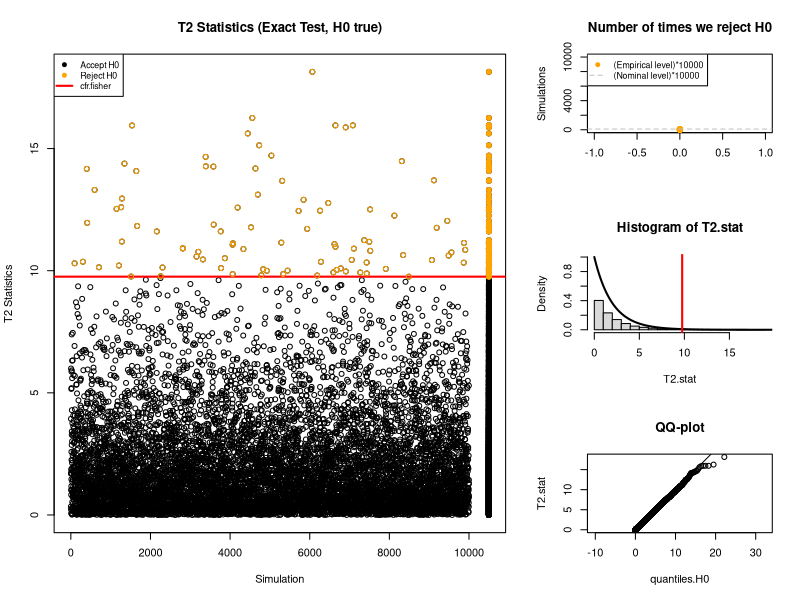
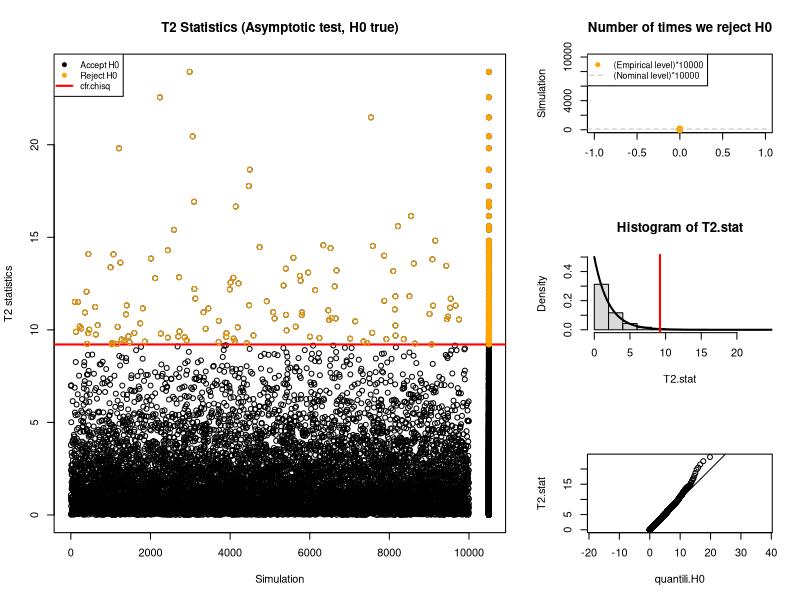
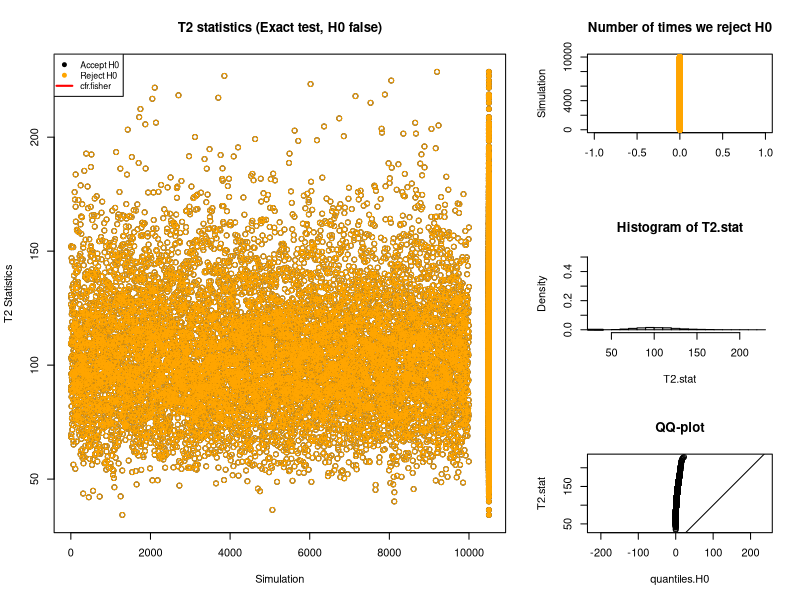

Write R code to recreate these figures, in order.
#_______________________________________________________________________________
### Further material
### Simulation to compute the actual level and the power of the T2 test

library(mvtnorm)

### 1) Exact test (T2) & H0 TRUE
#-----------------------------------------
mu0 <- c(1,0)
alpha <- 0.01

mu <- c(1,0)
sig <- matrix(c(1,1,1,2),nrow=2)
n=100
p=2

T2.stat <- NULL
# We generate 10000 samples under H0 and
# count how many times we reject H0 (true)
# [this is an estimate of the actual level]
for(i in 1:10000)
{
  x <- rmvnorm(n, mean=mu, sigma=sig)
  x.mean   <- colMeans(x)
  x.cov    <- cov(x)
  x.invcov <- solve(x.cov)
  x.T2       <- n * (x.mean-mu0) %*% x.invcov %*% (x.mean-mu0) 
  T2.stat <- c(T2.stat, x.T2)
}
# The vector T2.stat collects 10000 independent realizations
# of the T2 statistics, computed under H0
# => we know its distribution!

x11()
layout(cbind(c(1,1,1),c(2,3,4)), widths=c(2,1), heights=c(1,1))
plot(T2.stat, xlab='Simulation', ylab='T2 Statistics',xlim=c(0,10500))
abline(h = ((n-1)*p/(n-p))*qf(1-alpha,p,n-p), col='red', lwd=2)  # criterion to rejecto H0
points(which(T2.stat>((n-1)*p/(n-p))*qf(1-alpha,p,n-p)),T2.stat[which(T2.stat>((n-1)*p/(n-p))*qf(1-alpha,p,n-p))], col='orange')
points(rep(10500,10000),T2.stat, xlab='Simulations', ylab='T2 statistics',pch=19)
points(rep(10500, length(which(T2.stat>((n-1)*p/(n-p))*qf(1-alpha,p,n-p)))),T2.stat[which(T2.stat>((n-1)*p/(n-p))*qf(1-alpha,p,n-p))], pch=19, col='orange')
title(main='T2 Statistics (Exact Test, H0 true)')
legend('topleft',c('Accept H0', 'Reject H0', 'cfr.fisher'), col=c('black','orange','red'),pch=c(19,19,-1),lty=c(-1,-1,1),lwd=c(1,1,2),cex=.8)

plot(0,0, ylab='Simulations', xlab='',ylim=c(0,10000),main='Number of times we reject H0')
count=0
for(i in 1:10000)
{
  if(T2.stat[i]>((n-1)*p/(n-p))*qf(1-alpha,p,n-p))
  {
    count=count+1
    points(0,count,col='orange',pch=19)
  }
}
abline(h=10000*alpha,lty=2,col='grey')
legend('topleft', c('(Empirical level)*10000', '(Nominal level)*10000'), col=c('orange','grey'), lty=c(-1,2),pch=c(19,-1),cex=.8)

# we compute the proportion of times on the total number
# of simulations in which I reject H0:
# this is an empirical estimate of the level of the test
# (recall: H0 is true!)
sum(T2.stat > ((n-1)*p/(n-p))*qf(1-alpha,p,n-p))/10000

# we test the distribution of T2 under H0:
# (it should be proportional to a Fisher)
hist(T2.stat, prob=TRUE,col='grey85',ylim=c(0,1),xlab='T2.stat',ylab='Density',main='Histogram of T2.stat')
xx <- seq(0,40,by=0.05)
lines(xx,df(xx*(n-p)/((n-1)*p),p,n-p),type="l",lwd=2)
abline(v = ((n-1)*p/(n-p))*qf(1-alpha,p,n-p), col='red', lwd=2)

quantiles.H0 <- ((n-1)*p/(n-p))*qf((1:10000 - 0.5)/10000,p,n-p)
qqplot(quantiles.H0, T2.stat, asp=1,main='QQ-plot')
abline(0,1)

### 2) Asymptotic test (Chi-squared) & H0 TRUE
#----------------------------------------------------
# I repeat the same experiment but with an
# asymptotic test
T2.stat <- NULL
for(i in 1:10000)
{
  x <- rmvnorm(n, mean=mu, sigma=sig)
  x.mean   <- colMeans(x)
  x.cov    <- cov(x)
  x.invcov <- solve(x.cov)
  x.T2       <- n * (x.mean-mu0) %*% x.invcov %*% (x.mean-mu0) 
  T2.stat <- c(T2.stat, x.T2)
}

x11()
layout(cbind(c(1,1,1),c(2,3,4)), widths=c(2,1), heights=c(1,1))
plot(T2.stat, xlab='Simulation', ylab='T2 statistics',xlim=c(0,10500))
abline(h = qchisq(1-alpha,p), col='red', lwd=2)  # criterion to reject
points(which(T2.stat>qchisq(1-alpha,p)),T2.stat[which(T2.stat>qchisq(1-alpha,p))], col='orange')
points(rep(10500,10000),T2.stat, xlab='Simulations', ylab='T2 Statistics',pch=19)
points(rep(10500, length(which(T2.stat>qchisq(1-alpha,p)))),T2.stat[which(T2.stat>qchisq(1-alpha,p))], pch=19, col='orange')
title(main='T2 Statistics (Asymptotic test, H0 true)')
legend('topleft',c('Accept H0', 'Reject H0', 'cfr.chisq'), col=c('black','orange','red'),pch=c(19,19,-1),lty=c(-1,-1,1),lwd=c(1,1,2),cex=.8)

plot(0,0, ylab='Simulation', xlab='',ylim=c(0,10000),main='Number of times we reject H0')
count=0
for(i in 1:10000)
{
  if(T2.stat[i]>qchisq(1-alpha,p))
  {
    count=count+1
    points(0,count,col='orange',pch=19)
  }
}
abline(h=10000*alpha,lty=2,col='grey')
legend('topleft', c('(Empirical level)*10000', '(Nominal level)*10000'), col=c('orange','grey'), lty=c(-1,2),pch=c(19,-1),cex=.8)

# we compute the proportion of times on the total number
# of simulations in which I reject H0
# this is an empirical estimate of the level of the test
# (recall: H0 is true!)
sum(T2.stat > qchisq(1-alpha,p))/10000

# we test the distribution of T2 under H0:
# they should be (approximately) draws from a chi-squared
hist(T2.stat, prob=TRUE,col='grey85',ylim=c(0,.5),xlab='T2.stat',ylab='Density',main='Histogram of T2.stat')
xx <- seq(0,40,by=0.05)
lines(xx,dchisq(xx,p),type="l",lwd=2)
abline(v = qchisq(1-alpha,p), col='red', lwd=2)

quantili.H0 <- qchisq((1:10000 - 0.5)/10000,p)
qqplot(quantili.H0, T2.stat, asp=1)
abline(0,1)

graphics.off()

### 3) H0 FALSE
#-----------------------------------------
# We keep the same test but change the 
# distribution according to which we 
# generate the data 
# (=> H0 is false, we now aim to reject it)

mu <- c(2,1)

T2.stat <- NULL
for(i in 1:10000)
{
  x <- rmvnorm(n, mean=mu, sigma=sig)
  x.mean   <- colMeans(x)
  x.cov    <- cov(x)
  x.invcov <- solve(x.cov)
  x.T2       <- n * (x.mean-mu0) %*% x.invcov %*% (x.mean-mu0) 
  T2.stat <- c(T2.stat, x.T2)
}
# The vector T2.stat collects 10000 independent realizations
# of the T2 statistics, computed under H0 (but now H0 is false!)

x11()
layout(cbind(c(1,1,1),c(2,3,4)), widths=c(2,1), heights=c(1,1))
plot(T2.stat, xlab='Simulation', ylab='T2 Statistics',xlim=c(0,10500))
abline(h = ((n-1)*p/(n-p))*qf(1-alpha,p,n-p), col='red', lwd=2)  # criterio di rifiuto
points(which(T2.stat>((n-1)*p/(n-p))*qf(1-alpha,p,n-p)),T2.stat[which(T2.stat>((n-1)*p/(n-p))*qf(1-alpha,p,n-p))], col='orange')
points(rep(10500,10000),T2.stat, xlab='Simulazioni', ylab='Statistica T2',pch=19)
points(rep(10500, length(which(T2.stat>((n-1)*p/(n-p))*qf(1-alpha,p,n-p)))),T2.stat[which(T2.stat>((n-1)*p/(n-p))*qf(1-alpha,p,n-p))], pch=19, col='orange')
title(main='T2 statistics (Exact test, H0 false)')
legend('topleft',c('Accept H0', 'Reject H0', 'cfr.fisher'), col=c('black','orange','red'),pch=c(19,19,-1),lty=c(-1,-1,1),lwd=c(1,1,2),cex=.8)

plot(0,0, ylab='Simulation', xlab='',ylim=c(0,10000),main='Number of times we reject H0')
count=0
for(i in 1:10000)
{
  if(T2.stat[i]>((n-1)*p/(n-p))*qf(1-alpha,p,n-p))
  {
    count=count+1
    points(0,count,col='orange',pch=19)
  }
}

# we compute the proportion of times on the total number
# of simulations in which I reject H0
# this is an empirical estimate of the POWER of the test
# for mu = c(2,1) 
# (recall: H0 is false!)
sum(T2.stat > ((n-1)*p/(n-p))*qf(1-alpha,p,n-p))/10000

# we test the distribution of the T2 stat.:
# now H0 is false, we expect that they are NOT draws
# from a Fisher
hist(T2.stat, prob=TRUE,col='grey85',ylim=c(0,.5),xlab='T2.stat',ylab='Density',main='Histogram of T2.stat')
xx <- seq(0,40,by=0.05)
lines(xx,df(xx*(n-p)/((n-1)*p),p,n-p),type="l",lwd=2)
abline(v = ((n-1)*p/(n-p))*qf(1-alpha,p,n-p), col='red', lwd=2)

quantiles.H0 <- ((n-1)*p/(n-p))*qf((1:10000 - 0.5)/10000,p,n-p)
qqplot(quantiles.H0, T2.stat, asp=1,main='QQ-plot')
abline(0,1)

graphics.off()
# Remark: the power depends on the position of the theoretical
#         mean with respect to the mean under H0
